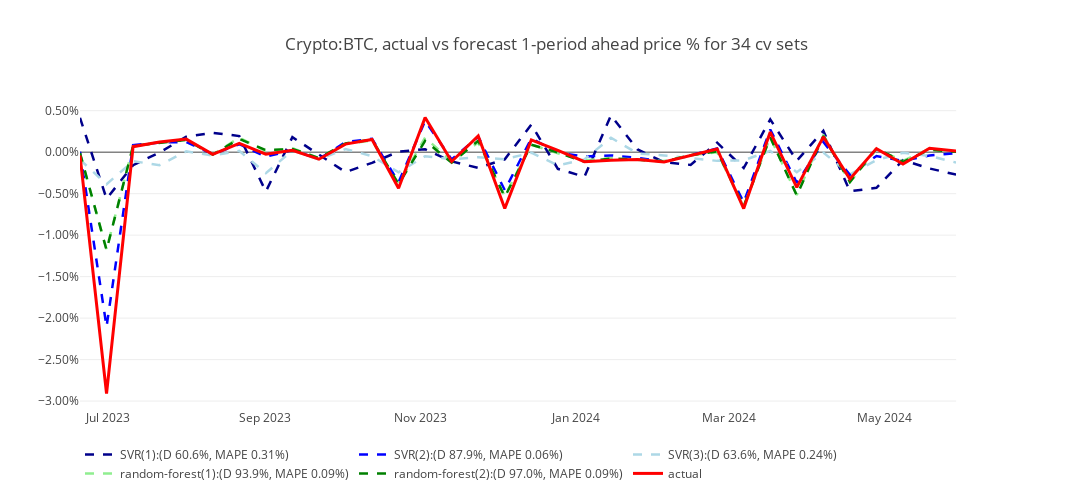

The code cell stored with this chart in its notebook:
### Code cell
fig['BTC']#.keys()#['NULL']
